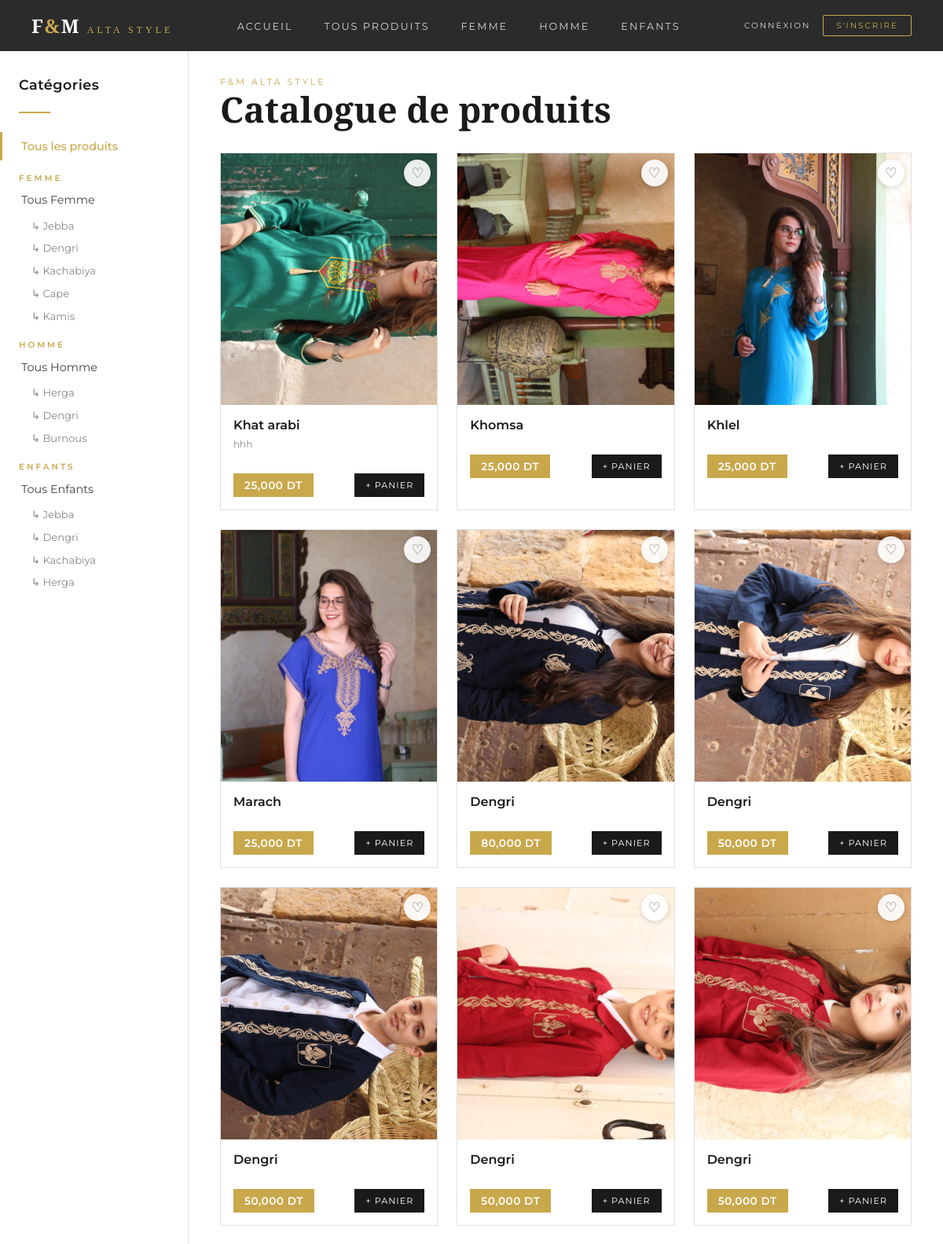
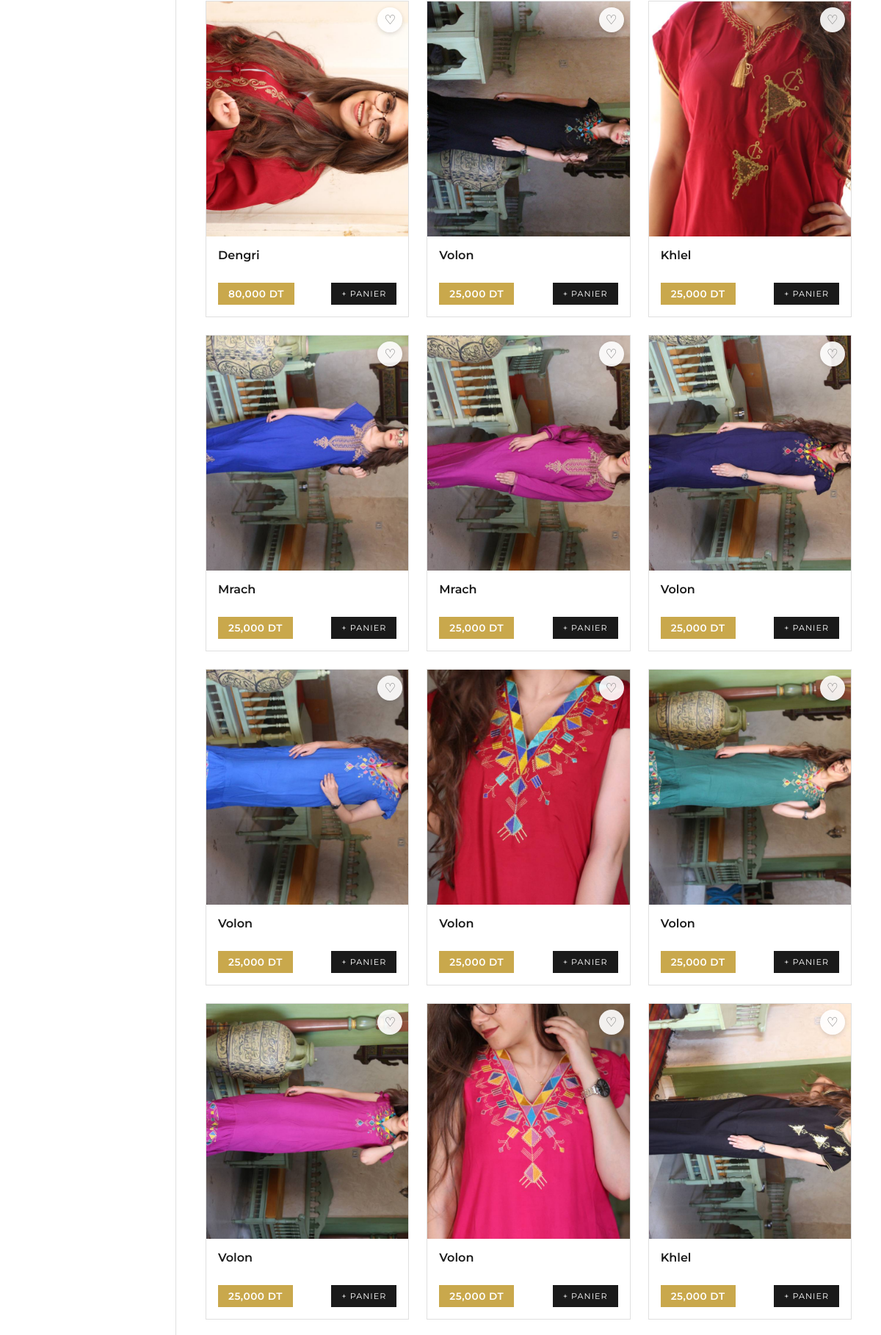
/catalogue/ (upper part), run on the app's committed database (2 pictures, top to bottom).
### boutique/models.py (models this page shows, shortened)
class Produit(models.Model):
    CATEGORIES = [
        ('femme', 'Femme'),
        ('homme', 'Homme'),
        ('enfants', 'Enfants'),
    ]
    SOUS_CATEGORIES = [
        ('jebba_f', 'Jebba Femme'),
        ('dengri_f', 'Dengri Femme'),
        ('kachabiya_f', 'Kachabiya Femme'),
        ('cape', 'Cape'),
        ('kamis_f', 'Kamis Femme'),
        ('herga_h', 'Herga Homme'),
        ('dengri_h', 'Dengri Homme'),
        ('burnous', 'Burnous'),
        ('jebba_e', 'Jebba Enfant'),
        ('dengri_e', 'Dengri Enfant'),
        ('kachabiya_e', 'Kachabiya Enfant'),
        ('herga_e', 'Herga Enfant'),
        ('autre', 'Autre'),
    ]
    nom = models.CharField(max_length=200)
    description = models.TextField()
    prix = models.DecimalField(max_digits=10, decimal_places=3)
    categorie = models.CharField(max_length=50, choices=CATEGORIES)
    sous_categorie = models.CharField(max_length=50, choices=SOUS_CATEGORIES, blank=True, default='')
    couleur = models.CharField(max_length=100, blank=True, default='')
    image = models.ImageField(upload_to='produits/', blank=True, null=True)
    disponible = models.BooleanField(default=True)
    date_ajout = models.DateTimeField(auto_now_add=True)

### boutique/views.py (the view)
# urls.py: path('catalogue/', views.catalogue, name='catalogue'),
def catalogue(request):
    categorie = request.GET.get('cat', 'all')
    sous_categorie = request.GET.get('sous', '')
    if categorie == 'all':
        produits = Produit.objects.filter(disponible=True)
    elif sous_categorie:
        produits = Produit.objects.filter(disponible=True, categorie=categorie, sous_categorie=sous_categorie)
    else:
        produits = Produit.objects.filter(disponible=True, categorie=categorie)
    return render(request, 'boutique/catalogue.html', {
        'produits': produits,
        'categorie': categorie,
        'sous_categorie': sous_categorie
    })

### boutique/templates/boutique/catalogue.html (shortened to what this page needs)
{% extends 'boutique/base.html' %}
{% block content %}
<div class="page-wrapper">
  <aside class="sidebar">
    <p class="sidebar-title">Catégories</p>
    <hr class="sidebar-divider">
    <a href="/catalogue/" class="sidebar-link {% if categorie == 'all' %}active{% endif %}">Tous les produits</a>
    <p class="sidebar-section">Femme</p>
    <a href="/catalogue/?cat=femme" class="sidebar-link {% if categorie == 'femme' and not sous_categorie %}active{% endif %}">Tous Femme</a>
    <a href="/catalogue/?cat=femme&sous=jebba_f" class="sidebar-sublink {% if sous_categorie == 'jebba_f' %}active{% endif %}">↳ Jebba</a>
    <a href="/catalogue/?cat=femme&sous=dengri_f" class="sidebar-sublink {% if sous_categorie == 'dengri_f' %}active{% endif %}">↳ Dengri</a>
    <a href="/catalogue/?cat=femme&sous=kachabiya_f" class="sidebar-sublink {% if sous_categorie == 'kachabiya_f' %}active{% endif %}">↳ Kachabiya</a>
    <a href="/catalogue/?cat=femme&sous=cape" class="sidebar-sublink {% if sous_categorie == 'cape' %}active{% endif %}">↳ Cape</a>
    <a href="/catalogue/?cat=femme&sous=kamis_f" class="sidebar-sublink {% if sous_categorie == 'kamis_f' %}active{% endif %}">↳ Kamis</a>
    <p class="sidebar-section">Homme</p>
    <a href="/catalogue/?cat=homme" class="sidebar-link {% if categorie == 'homme' and not sous_categorie %}active{% endif %}">Tous Homme</a>
    <a href="/catalogue/?cat=homme&sous=herga_h" class="sidebar-sublink {% if sous_categorie == 'herga_h' %}active{% endif %}">↳ Herga</a>
    <a href="/catalogue/?cat=homme&sous=dengri_h" class="sidebar-sublink {% if sous_categorie == 'dengri_h' %}active{% endif %}">↳ Dengri</a>
    <a href="/catalogue/?cat=homme&sous=burnous" class="sidebar-sublink {% if sous_categorie == 'burnous' %}active{% endif %}">↳ Burnous</a>
    <p class="sidebar-section">Enfants</p>
    <a href="/catalogue/?cat=enfants" class="sidebar-link {% if categorie == 'enfants' and not sous_categorie %}active{% endif %}">Tous Enfants</a>
    <a href="/catalogue/?cat=enfants&sous=jebba_e" class="sidebar-sublink {% if sous_categorie == 'jebba_e' %}active{% endif %}">↳ Jebba</a>
    <a href="/catalogue/?cat=enfants&sous=dengri_e" class="sidebar-sublink {% if sous_categorie == 'dengri_e' %}active{% endif %}">↳ Dengri</a>
    <a href="/catalogue/?cat=enfants&sous=kachabiya_e" class="sidebar-sublink {% if sous_categorie == 'kachabiya_e' %}active{% endif %}">↳ Kachabiya</a>
    <a href="/catalogue/?cat=enfants&sous=herga_e" class="sidebar-sublink {% if sous_categorie == 'herga_e' %}active{% endif %}">↳ Herga</a>
  </aside>
  <div class="main-content">
    <div class="main-header">
      <small>F&M Alta Style</small>
      <h2>Catalogue de produits</h2>
    </div>
    <div class="products-grid">
      {% for produit in produits %}
      <div class="product-card" onclick="window.location='/produit/{{ produit.id }}/'">
        <div class="prod-img">
          {% if produit.image %}
          <img src="{{ produit.image.url }}" alt="{{ produit.nom }}">
          {% else %}🥻{% endif %}
          <button class="fav-btn-card"
            id="fav-{{ produit.id }}"
            data-id="{{ produit.id }}"
            data-nom="{{ produit.nom|escapejs }}"
            data-prix="{{ produit.prix }}"
            data-couleur="{{ produit.couleur|escapejs }}"
            data-image="{% if produit.image %}{{ produit.image.url }}{% endif %}"
            onclick="event.stopPropagation();toggleFavCatalogue(this)"
            title="Ajouter aux favoris">
            ♡
          </button>
        </div>
        <div class="prod-body">
          <p class="prod-name">{{ produit.nom }}</p>
          <p class="prod-desc">{{ produit.description|truncatewords:12 }}</p>
        </div>
        <div class="prod-footer">
          <span class="prod-price">{{ produit.prix }} DT</span>
          <button class="add-btn" onclick="event.stopPropagation();window.location='/produit/{{ produit.id }}/'">
            + Panier
          </button>
        </div>
      </div>
      {% empty %}
      <p style="color:#999;grid-column:1/-1;padding:3rem;text-align:center">
        Aucun produit — Ajoutez-en depuis l'admin !
      </p>
      {% endfor %}
    </div>
  </div>
</div>
{% endblock %}

### boutique/templates/boutique/base.html (style rules this page uses)
* { margin:0;padding:0;box-sizing:border-box }
:root { --gold:#C9A84C; --white:#FFFFFF; --cream:#FAF8F3; --black:#1A1A1A; --dark:#2b2b2b; --gray:#6B6B6B; --border:#e0e0e0; }
body { font-family:'Montserrat',sans-serif;background:var(--white);color:var(--black);display:flex;flex-direction:column;min-height:100vh }

### boutique/templates/boutique/catalogue.html (style rules this page uses)
.page-wrapper { display:grid;grid-template-columns:240px 1fr;min-height:calc(100vh - 65px) }
.sidebar { border-right:1px solid var(--border);padding:2rem 0;background:var(--white);overflow-y:auto }
.sidebar-title { font-size:1.1rem;font-weight:600;color:var(--black);padding:0 1.5rem;margin-bottom:1.5rem;letter-spacing:0.5px }
.sidebar-divider { border:none;border-top:2px solid var(--gold);margin:0 1.5rem 1.5rem;width:40px }
.sidebar-link { display:block;padding:0.55rem 1.5rem;font-size:0.9rem;text-decoration:none;color:#444;transition:all 0.2s;border-left:3px solid transparent }
.sidebar-link.active { color:var(--gold);border-left-color:var(--gold);font-weight:500 }
.sidebar-section { font-size:0.65rem;letter-spacing:3px;text-transform:uppercase;color:var(--gold);padding:1rem 1.5rem 0.25rem;font-weight:600 }
.sidebar-sublink { display:block;padding:0.4rem 1.5rem 0.4rem 2.5rem;font-size:0.82rem;text-decoration:none;color:#888;transition:all 0.2s }
.main-content { padding:2rem 2.5rem }
.main-header { margin-bottom:2rem }
.main-header small { font-size:0.7rem;letter-spacing:3px;text-transform:uppercase;color:var(--gold);display:block;margin-bottom:0.4rem }
.main-header h2 { font-family:'Cormorant Garamond',serif;font-size:2.8rem;font-weight:700;color:var(--black);line-height:1 }
.products-grid { display:grid;grid-template-columns:repeat(auto-fill,minmax(230px,1fr));gap:1.5rem }
.product-card { background:var(--white);border:1px solid var(--border);transition:box-shadow 0.3s,transform 0.3s;cursor:pointer;position:relative }
.prod-img { width:100%;height:320px;background:#f5f5f5;display:flex;align-items:center;justify-content:center;font-size:4rem;overflow:hidden;position:relative }
.prod-img img { width:100%;height:100%;object-fit:cover }
.fav-btn-card { position:absolute;top:8px;right:8px;background:rgba(255,255,255,0.9);border:none;width:34px;height:34px;border-radius:50%;font-size:1.1rem;cursor:pointer;transition:all 0.3s;color:var(--gray);display:flex;align-items:center;justify-content:center;box-shadow:0 2px 6px rgba(0,0,0,0.15);z-index:10 }
.prod-body { padding:1rem 1rem 0 }
.prod-name { font-size:1rem;font-weight:600;margin-bottom:0.3rem;color:var(--black) }
.prod-desc { font-size:0.75rem;color:#888;line-height:1.6 }
.prod-footer { padding:1rem;display:flex;align-items:center;justify-content:space-between;margin-top:0.75rem }
.prod-price { background:var(--gold);color:var(--white);padding:7px 14px;font-size:0.85rem;font-weight:600;letter-spacing:0.5px }
.add-btn { background:var(--black);color:var(--white);border:none;padding:8px 14px;font-size:0.7rem;letter-spacing:1px;text-transform:uppercase;cursor:pointer;font-family:'Montserrat',sans-serif;transition:background 0.3s }

### data on the page
Produit: image (picture), nom "Khat arabi", description "hhh", prix "25,000"
Produit: image (picture), nom "Khomsa", prix "25,000"
Produit: image (picture), nom "Khlel", prix "25,000"
Produit: image (picture), nom "Marach", prix "25,000"
Produit: image (picture), nom "Dengri", prix "80,000"
Produit: image (picture), nom "Dengri", prix "50,000"
Produit: image (picture), nom "Dengri", prix "50,000"
Produit: image (picture), nom "Dengri", prix "50,000"
Produit: image (picture), nom "Dengri", prix "50,000"
Produit: image (picture), nom "Dengri", prix "80,000"
Produit: image (picture), nom "Volon", prix "25,000"
Produit: image (picture), nom "Khlel", prix "25,000"
Produit: image (picture), nom "Mrach", prix "25,000"
Produit: image (picture), nom "Mrach", prix "25,000"
Produit: image (picture), nom "Volon", prix "25,000"
Produit: image (picture), nom "Volon", prix "25,000"
Produit: image (picture), nom "Volon", prix "25,000"
Produit: image (picture), nom "Volon", prix "25,000"
Produit: image (picture), nom "Volon", prix "25,000"
Produit: image (picture), nom "Volon", prix "25,000"
Produit: image (picture), nom "Khlel", prix "25,000"
